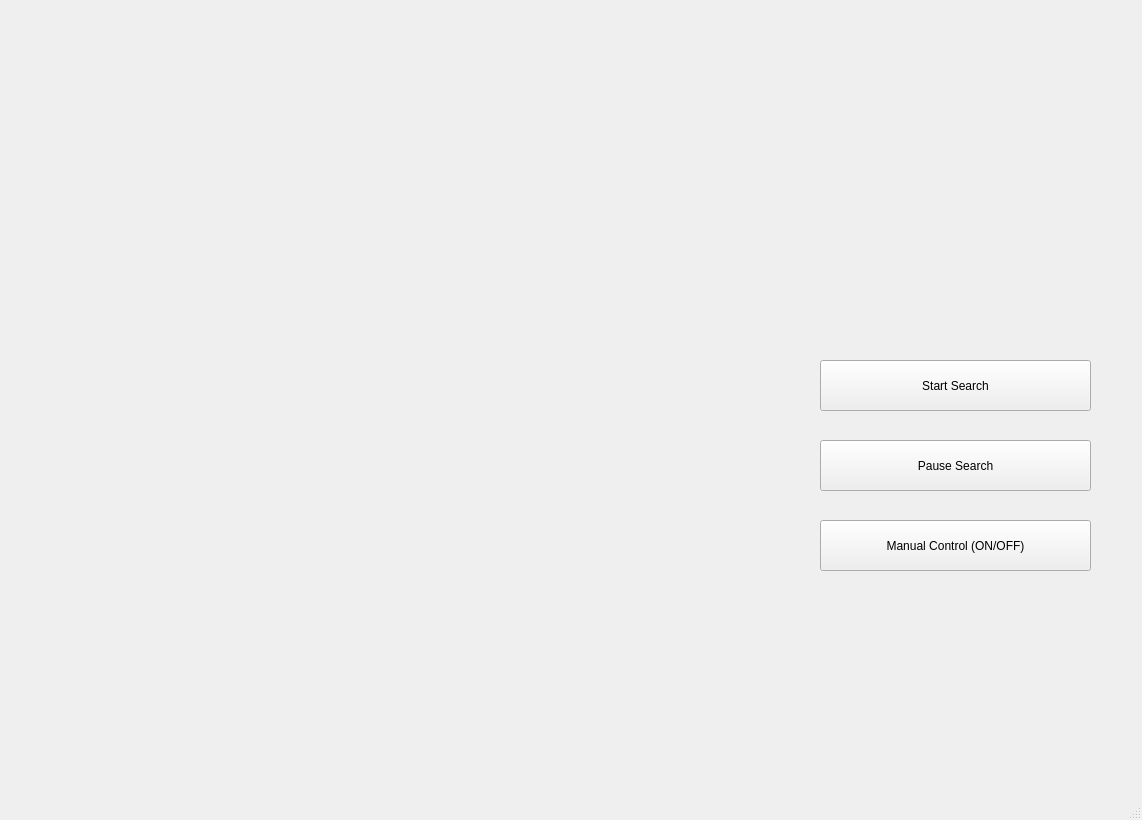
<?xml version="1.0" encoding="UTF-8"?>
<ui version="4.0">
 <class>SNR</class>
 <widget class="QMainWindow" name="SNR">
  <property name="geometry">
   <rect>
    <x>0</x>
    <y>0</y>
    <width>1142</width>
    <height>820</height>
   </rect>
  </property>
  <property name="windowTitle">
   <string>LSL Visualization</string>
  </property>
  <widget class="QWidget" name="centralwidget">
   <widget class="QWidget" name="gridLayoutWidget">
    <property name="geometry">
     <rect>
      <x>49</x>
      <y>370</y>
      <width>671</width>
      <height>381</height>
     </rect>
    </property>
    <layout class="QGridLayout" name="videoLayout"/>
   </widget>
   <widget class="QLabel" name="logoHolder">
    <property name="geometry">
     <rect>
      <x>50</x>
      <y>50</y>
      <width>241</width>
      <height>91</height>
     </rect>
    </property>
    <property name="text">
     <string/>
    </property>
   </widget>
   <widget class="QWidget" name="gridLayoutWidget_2">
    <property name="geometry">
     <rect>
      <x>50</x>
      <y>70</y>
      <width>671</width>
      <height>241</height>
     </rect>
    </property>
    <layout class="QGridLayout" name="queryLayout"/>
   </widget>
   <widget class="QWidget" name="gridLayoutWidget_3">
    <property name="geometry">
     <rect>
      <x>820</x>
      <y>70</y>
      <width>271</width>
      <height>241</height>
     </rect>
    </property>
    <layout class="QGridLayout" name="imageLayout"/>
   </widget>
   <widget class="QPushButton" name="startButton">
    <property name="geometry">
     <rect>
      <x>820</x>
      <y>360</y>
      <width>271</width>
      <height>51</height>
     </rect>
    </property>
    <property name="text">
     <string>Start Search</string>
    </property>
   </widget>
   <widget class="QPushButton" name="pauseButton">
    <property name="geometry">
     <rect>
      <x>820</x>
      <y>440</y>
      <width>271</width>
      <height>51</height>
     </rect>
    </property>
    <property name="text">
     <string>Pause Search</string>
    </property>
   </widget>
   <widget class="QPushButton" name="manualControlButton">
    <property name="geometry">
     <rect>
      <x>820</x>
      <y>520</y>
      <width>271</width>
      <height>51</height>
     </rect>
    </property>
    <property name="text">
     <string>Manual Control (ON/OFF)</string>
    </property>
   </widget>
  </widget>
  <widget class="QStatusBar" name="statusbar"/>
  <action name="actionSNR">
   <property name="text">
    <string>SNR</string>
   </property>
  </action>
 </widget>
 <resources/>
 <connections/>
</ui>
